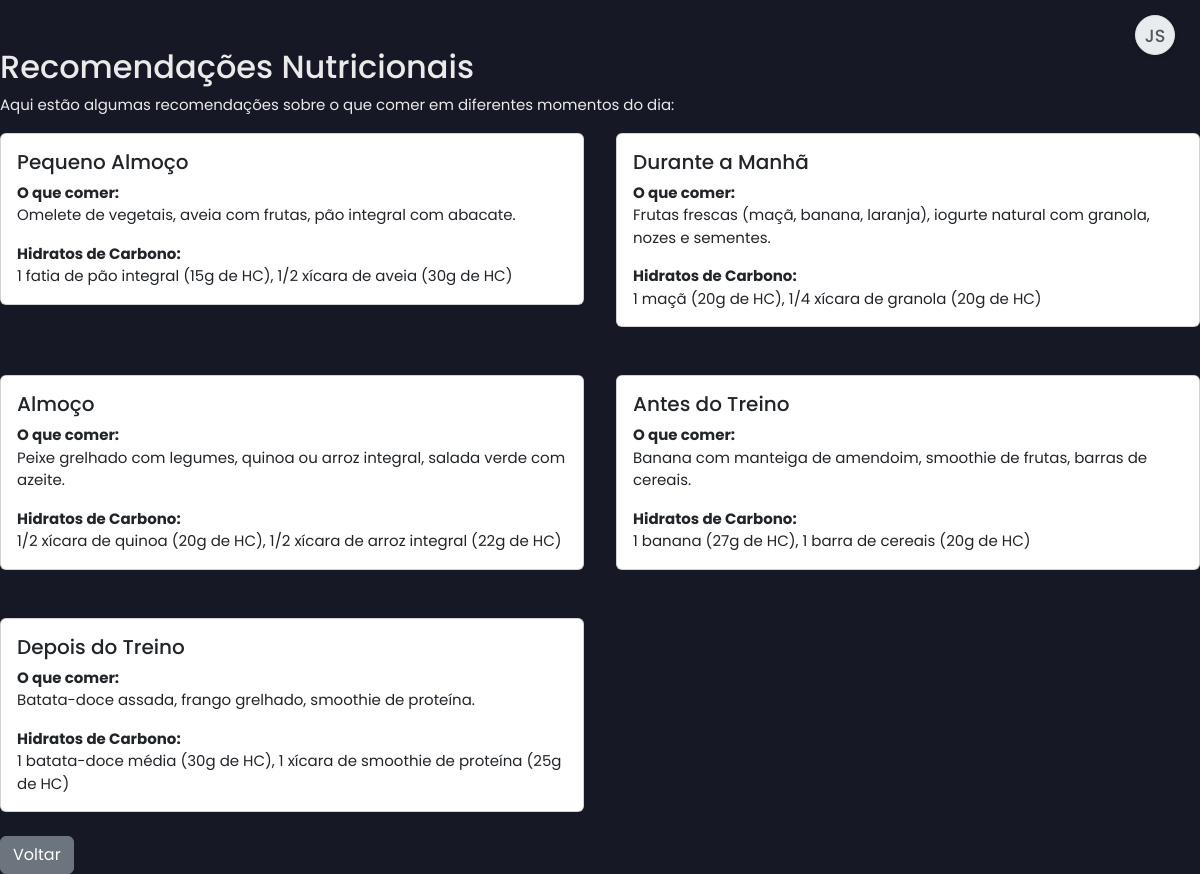
Page /recommendations.php (signed in) on the committed database.
### tables this page shows
CREATE TABLE `recommendations` (
  `id` int(11) NOT NULL,
  `title` varchar(100) NOT NULL,
  `description` text NOT NULL,
  `carbohydrates` text NOT NULL,
  `created_at` timestamp NOT NULL DEFAULT current_timestamp()
);

### recommendations.php (the view, shortened to what this page needs)
<?php
include 'db.php';
include 'header.php';
$stmt = $pdo->query("SELECT * FROM recommendations");
$recommendations = $stmt->fetchAll();
?>
<div class="container mt-5">
    <h2>Recomendações Nutricionais</h2>
    <p>Aqui estão algumas recomendações sobre o que comer em diferentes momentos do dia:</p>
    <div class="row">
        <?php foreach ($recommendations as $recommendation): ?>
            <div class="col-md-6 mb-4">
                <div class="card">
                    <div class="card-body">
                        <h5 class="card-title"><?= htmlspecialchars($recommendation['title']) ?></h5>
                        <p class="card-text">
                            <strong>O que comer:</strong><br>
                            <?= nl2br(htmlspecialchars($recommendation['description'])) ?>
                        </p>
                        <p class="card-text">
                            <strong>Hidratos de Carbono:</strong><br>
                            <?= nl2br(htmlspecialchars($recommendation['carbohydrates'])) ?>
                        </p>
                    </div>
                </div>
            </div>
        <?php endforeach; ?>
    </div>
    <a href="nutrition_hub.php" class="btn btn-secondary">Voltar</a>
</div>
<?php
include 'footer.php';
?>

### assets/css/dashboard_cliente.css (style rules this page uses)
:root { --bg-dark-primary: #161925; --bg-dark-secondary: #232A44; --text-light: #EAEAEA; --text-muted: #A0A0B0; --accent-color: #7B4BFF; --accent-color-hover: #6a3ffb; --border-color: #3a3f58; --sidebar-width: 260px; --sidebar-width-collapsed: 80px; --font-family: 'Poppins', sans-serif; }
body.dashboard-body { background-color: var(--bg-dark-primary); color: var(--text-light); font-family: var(--font-family); margin: 0; padding: 0; display: flex; min-height: 100vh; font-size: 15px; }
.container, .container-fluid, .container-lg, .container-md, .container-sm, .container-xl, .container-xxl { padding-left: 0; padding-right: 0; max-width: 100%; }
.row { --bs-gutter-x: 2rem; --bs-gutter-y: 1.5rem; }

### assets/css/personalizacao_chat.css (style rules this page uses)
:root { --chat-bg: #FFFFFF; --chat-text: #000000; --chat-border: #D1D1D6; --chat-messages-bg: #FFFFFF; --chat-input-area-bg: #F8F9FA; --chat-input-bg: #FFFFFF; --chat-placeholder-text: #8A8A8E; --chat-sent-bg: #007AFF; --chat-sent-bg-rgb: 0, 122, 255; --chat-sent-text: #FFFFFF; --chat-received-bg: #E5E5EA; --chat-received-text: #000000; --chat-timestamp-sent: #d1eaff; --chat-timestamp-received: #6c757d; }

### rows in the picture
recommendations: title "Pequeno Almoço", description "Omelete de vegetais, aveia com frutas, pão integral com abacate.", carbohydrates "1 fatia de pão integral (15g de HC), 1/2 xícara de aveia (30g de HC)"
recommendations: title "Durante a Manhã", description "Frutas frescas (maçã, banana, laranja), iogurte natural com granola, nozes e sementes.", carbohydrates "1 maçã (20g de HC), 1/4 xícara de granola (20g de HC)"
recommendations: title "Almoço", description "Peixe grelhado com legumes, quinoa ou arroz integral, salada verde com azeite.", carbohydrates "1/2 xícara de quinoa (20g de HC), 1/2 xícara de arroz integral (22g de HC)"
recommendations: title "Antes do Treino", description "Banana com manteiga de amendoim, smoothie de frutas, barras de cereais.", carbohydrates "1 banana (27g de HC), 1 barra de cereais (20g de HC)"
recommendations: title "Depois do Treino", description "Batata-doce assada, frango grelhado, smoothie de proteína.", carbohydrates "1 batata-doce média (30g de HC), 1 xícara de smoothie de proteína (25g de HC)"

### other values in the picture
$user_name_initials "JS"
